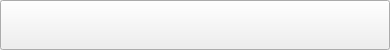
<?xml version="1.0" encoding="UTF-8"?>
<ui version="4.0">
 <class>RoStateBySys</class>
 <widget class="QWidget" name="RoStateBySys">
  <property name="geometry">
   <rect>
    <x>0</x>
    <y>0</y>
    <width>390</width>
    <height>50</height>
   </rect>
  </property>
  <property name="windowTitle">
   <string>Form</string>
  </property>
  <widget class="QPushButton" name="pushButton">
   <property name="geometry">
    <rect>
     <x>0</x>
     <y>0</y>
     <width>390</width>
     <height>50</height>
    </rect>
   </property>
   <property name="styleSheet">
    <string notr="true"/>
   </property>
   <property name="text">
    <string/>
   </property>
  </widget>
 </widget>
 <resources/>
 <connections/>
</ui>
